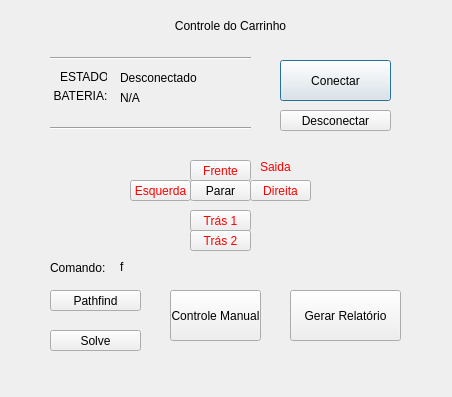
<?xml version="1.0" encoding="UTF-8"?>
<ui version="4.0">
 <class>Dialog</class>
 <widget class="QDialog" name="Dialog">
  <property name="geometry">
   <rect>
    <x>0</x>
    <y>0</y>
    <width>452</width>
    <height>397</height>
   </rect>
  </property>
  <property name="windowTitle">
   <string>Dialog</string>
  </property>
  <widget class="QPushButton" name="botao_conectar">
   <property name="geometry">
    <rect>
     <x>280</x>
     <y>60</y>
     <width>111</width>
     <height>41</height>
    </rect>
   </property>
   <property name="text">
    <string>Conectar</string>
   </property>
  </widget>
  <widget class="QLabel" name="label_3">
   <property name="geometry">
    <rect>
     <x>90</x>
     <y>10</y>
     <width>281</width>
     <height>31</height>
    </rect>
   </property>
   <property name="layoutDirection">
    <enum>Qt::LeftToRight</enum>
   </property>
   <property name="text">
    <string>Controle do Carrinho</string>
   </property>
   <property name="alignment">
    <set>Qt::AlignCenter</set>
   </property>
  </widget>
  <widget class="QLabel" name="label_4">
   <property name="geometry">
    <rect>
     <x>60</x>
     <y>70</y>
     <width>47</width>
     <height>13</height>
    </rect>
   </property>
   <property name="text">
    <string>ESTADO:</string>
   </property>
  </widget>
  <widget class="QLabel" name="label_status">
   <property name="geometry">
    <rect>
     <x>110</x>
     <y>270</y>
     <width>211</width>
     <height>20</height>
    </rect>
   </property>
   <property name="text">
    <string/>
   </property>
   <property name="alignment">
    <set>Qt::AlignCenter</set>
   </property>
  </widget>
  <widget class="QLabel" name="label_5">
   <property name="geometry">
    <rect>
     <x>50</x>
     <y>80</y>
     <width>61</width>
     <height>31</height>
    </rect>
   </property>
   <property name="text">
    <string>BATERIA:</string>
   </property>
   <property name="alignment">
    <set>Qt::AlignCenter</set>
   </property>
  </widget>
  <widget class="QPushButton" name="botao_pathfind">
   <property name="geometry">
    <rect>
     <x>50</x>
     <y>290</y>
     <width>91</width>
     <height>21</height>
    </rect>
   </property>
   <property name="text">
    <string>Pathfind</string>
   </property>
  </widget>
  <widget class="QPushButton" name="botao_solve">
   <property name="geometry">
    <rect>
     <x>50</x>
     <y>330</y>
     <width>91</width>
     <height>21</height>
    </rect>
   </property>
   <property name="text">
    <string>Solve</string>
   </property>
  </widget>
  <widget class="QPushButton" name="botao_manual">
   <property name="geometry">
    <rect>
     <x>170</x>
     <y>290</y>
     <width>91</width>
     <height>51</height>
    </rect>
   </property>
   <property name="text">
    <string>Controle Manual</string>
   </property>
  </widget>
  <widget class="QPushButton" name="botao_salvar">
   <property name="geometry">
    <rect>
     <x>290</x>
     <y>290</y>
     <width>111</width>
     <height>51</height>
    </rect>
   </property>
   <property name="text">
    <string>Gerar Relatório</string>
   </property>
  </widget>
  <widget class="Line" name="line">
   <property name="geometry">
    <rect>
     <x>50</x>
     <y>50</y>
     <width>201</width>
     <height>16</height>
    </rect>
   </property>
   <property name="orientation">
    <enum>Qt::Horizontal</enum>
   </property>
  </widget>
  <widget class="Line" name="line_3">
   <property name="geometry">
    <rect>
     <x>50</x>
     <y>120</y>
     <width>201</width>
     <height>16</height>
    </rect>
   </property>
   <property name="orientation">
    <enum>Qt::Horizontal</enum>
   </property>
  </widget>
  <widget class="QLabel" name="label_estado">
   <property name="geometry">
    <rect>
     <x>120</x>
     <y>70</y>
     <width>81</width>
     <height>16</height>
    </rect>
   </property>
   <property name="text">
    <string>Desconectado</string>
   </property>
  </widget>
  <widget class="QLabel" name="label_bateria">
   <property name="geometry">
    <rect>
     <x>120</x>
     <y>90</y>
     <width>111</width>
     <height>16</height>
    </rect>
   </property>
   <property name="text">
    <string>N/A</string>
   </property>
  </widget>
  <widget class="QLabel" name="text_tempo">
   <property name="geometry">
    <rect>
     <x>50</x>
     <y>130</y>
     <width>111</width>
     <height>31</height>
    </rect>
   </property>
   <property name="text">
    <string/>
   </property>
   <property name="alignment">
    <set>Qt::AlignCenter</set>
   </property>
  </widget>
  <widget class="QLabel" name="label_tempo">
   <property name="geometry">
    <rect>
     <x>50</x>
     <y>100</y>
     <width>221</width>
     <height>31</height>
    </rect>
   </property>
   <property name="text">
    <string/>
   </property>
   <property name="alignment">
    <set>Qt::AlignCenter</set>
   </property>
  </widget>
  <widget class="QPushButton" name="botao_desconectar">
   <property name="geometry">
    <rect>
     <x>280</x>
     <y>110</y>
     <width>111</width>
     <height>21</height>
    </rect>
   </property>
   <property name="text">
    <string>Desconectar</string>
   </property>
  </widget>
  <widget class="QLabel" name="label_relatorio">
   <property name="geometry">
    <rect>
     <x>170</x>
     <y>360</y>
     <width>231</width>
     <height>20</height>
    </rect>
   </property>
   <property name="styleSheet">
    <string notr="true">color: green</string>
   </property>
   <property name="text">
    <string/>
   </property>
   <property name="alignment">
    <set>Qt::AlignCenter</set>
   </property>
   <property name="margin">
    <number>0</number>
   </property>
  </widget>
  <widget class="QPushButton" name="botao_esquerda">
   <property name="geometry">
    <rect>
     <x>130</x>
     <y>180</y>
     <width>61</width>
     <height>21</height>
    </rect>
   </property>
   <property name="styleSheet">
    <string notr="true">Color:Red</string>
   </property>
   <property name="text">
    <string>Esquerda</string>
   </property>
  </widget>
  <widget class="QPushButton" name="botao_tras2">
   <property name="geometry">
    <rect>
     <x>190</x>
     <y>230</y>
     <width>61</width>
     <height>21</height>
    </rect>
   </property>
   <property name="styleSheet">
    <string notr="true">color: Red</string>
   </property>
   <property name="text">
    <string>Trás 2</string>
   </property>
  </widget>
  <widget class="QPushButton" name="botao_direita">
   <property name="geometry">
    <rect>
     <x>250</x>
     <y>180</y>
     <width>61</width>
     <height>21</height>
    </rect>
   </property>
   <property name="styleSheet">
    <string notr="true">Color: Red</string>
   </property>
   <property name="text">
    <string>Direita</string>
   </property>
  </widget>
  <widget class="QPushButton" name="botao_tras1">
   <property name="geometry">
    <rect>
     <x>190</x>
     <y>210</y>
     <width>61</width>
     <height>21</height>
    </rect>
   </property>
   <property name="styleSheet">
    <string notr="true">color: Red</string>
   </property>
   <property name="text">
    <string>Trás 1</string>
   </property>
  </widget>
  <widget class="QPushButton" name="botao_frente">
   <property name="geometry">
    <rect>
     <x>190</x>
     <y>160</y>
     <width>61</width>
     <height>21</height>
    </rect>
   </property>
   <property name="styleSheet">
    <string notr="true">Color:Red</string>
   </property>
   <property name="text">
    <string>Frente</string>
   </property>
  </widget>
  <widget class="QLabel" name="botao_saida">
   <property name="geometry">
    <rect>
     <x>260</x>
     <y>160</y>
     <width>47</width>
     <height>13</height>
    </rect>
   </property>
   <property name="styleSheet">
    <string notr="true">color:red</string>
   </property>
   <property name="text">
    <string>Saida</string>
   </property>
  </widget>
  <widget class="QLabel" name="label">
   <property name="geometry">
    <rect>
     <x>50</x>
     <y>260</y>
     <width>61</width>
     <height>16</height>
    </rect>
   </property>
   <property name="text">
    <string>Comando:</string>
   </property>
  </widget>
  <widget class="QLabel" name="label_comando_atual">
   <property name="geometry">
    <rect>
     <x>120</x>
     <y>260</y>
     <width>47</width>
     <height>13</height>
    </rect>
   </property>
   <property name="text">
    <string>f</string>
   </property>
  </widget>
  <widget class="QPushButton" name="botao_parar">
   <property name="geometry">
    <rect>
     <x>190</x>
     <y>180</y>
     <width>61</width>
     <height>21</height>
    </rect>
   </property>
   <property name="styleSheet">
    <string notr="true"/>
   </property>
   <property name="text">
    <string>Parar</string>
   </property>
  </widget>
 </widget>
 <resources/>
 <connections/>
</ui>
